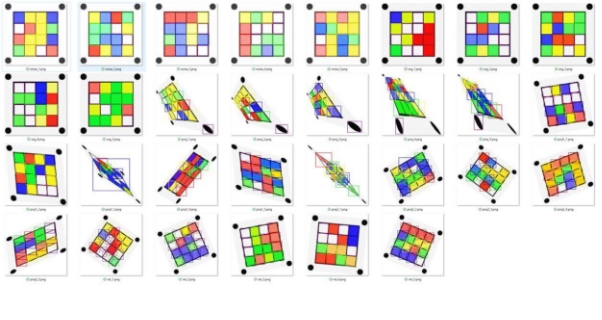
#> input picture Aspose.Words.4d50ca76-c514-47b1-82bc-c189bb4376f9.001.jpeg, 602 x 320 px; its folder holds only this picture in this run
$ python -i color_checker.py   (imports and definitions only)
#> lines starting #> are read from the running program, lines starting #| are printed output that depends on the picture; after the words box and inside, x2 and y2 are one past the last pixel; in counts of white or black regions, pixels touching at a corner belong together
import cv2
import numpy as np
import os

def colourMatrix(filename):
    original = cv2.imread(filename)
#> original is the input picture: shape (320, 602, 3); mean B, G, R 218.4, 226.3, 226.3
    imageFrame = cv2.imread(filename)

    hsvFrame = cv2.cvtColor(imageFrame, cv2.COLOR_BGR2HSV)
#> hsvFrame: shape (320, 602, 3); mean H, S, V 33.3, 29.8, 236.4

    #Red color boundries and mask
    red_lower1 = np.array([0, 50, 20], np.uint8)
    red_upper1 = np.array([10, 255, 255], np.uint8)
    red_lower2 = np.array([170, 50, 20], np.uint8)
    red_upper2 = np.array([180, 255, 255], np.uint8)
    red_mask1 = cv2.inRange(hsvFrame, red_lower1, red_upper1)
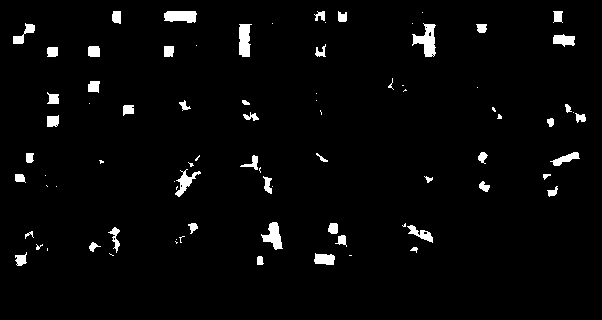
#> red_mask1: shape (320, 602); 2.9% white; 82 white regions (32 under 20 px), largest, box (x1, y1, x2, y2) and area: (412, 23, 436, 57) 427, (239, 24, 252, 57) 348, (164, 11, 197, 23) 333
    red_mask2 = cv2.inRange(hsvFrame, red_lower2, red_upper2)
#> red_mask2: shape (320, 602); 0.77% white in thin lines or dots, all inside (x1, y1, x2, y2) = (13, 11, 586, 267)
    red_mask = cv2.bitwise_or(red_mask1, red_mask2)
#> red_mask: shape (320, 602); 3.7% white; 70 white regions (19 under 20 px), largest, box (x1, y1, x2, y2) and area: (412, 22, 436, 57) 570, (239, 24, 252, 57) 403, (164, 11, 197, 24) 363

    #Green color boundries and mask
    green_lower = np.array([38, 50, 20], np.uint8)
    green_upper = np.array([70, 255, 255], np.uint8)
    green_mask = cv2.inRange(hsvFrame, green_lower, green_upper)
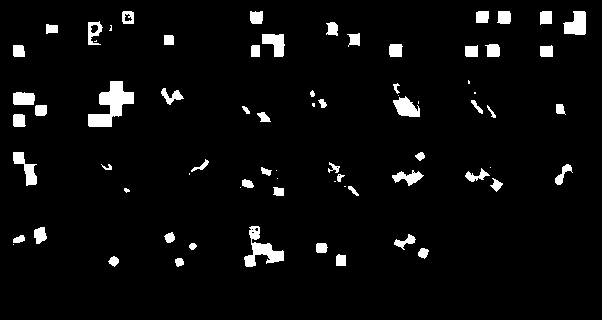
#> green_mask: shape (320, 602); 4.5% white; 73 white regions (15 under 20 px), largest, box (x1, y1, x2, y2) and area: (88, 81, 134, 127) 1027, (244, 226, 284, 267) 644, (563, 11, 586, 35) 408

    #Blue color boundries and mask
    blue_lower = np.array([98, 50, 20], np.uint8)
    blue_upper = np.array([125, 255, 255], np.uint8)
    blue_mask = cv2.inRange(hsvFrame, blue_lower, blue_upper)
#> blue_mask: shape (320, 602); 3.4% white; 60 white regions (12 under 20 px), largest, box (x1, y1, x2, y2) and area: (164, 24, 187, 57) 466, (100, 33, 123, 57) 364, (171, 237, 209, 263) 354

    #Yellow color boundries and mask
    yellow_lower = np.array([20, 50, 20], np.uint8)
    yellow_upper = np.array([35, 255, 255], np.uint8)
    yellow_mask = cv2.inRange(hsvFrame, yellow_lower, yellow_upper)
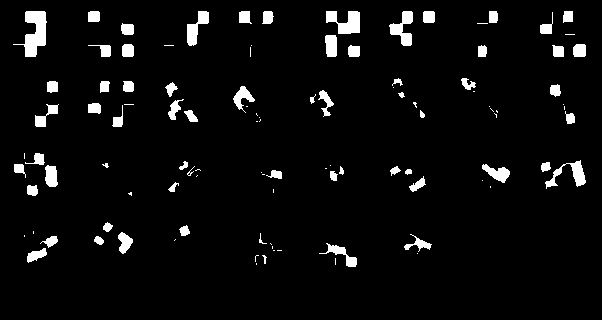
#> yellow_mask: shape (320, 602); 4.8% white; 106 white regions (43 under 20 px), largest, box (x1, y1, x2, y2) and area: (13, 11, 47, 57) 757, (326, 11, 360, 34) 502, (389, 11, 413, 46) 419

    #White color boundries and mask
    white_lower = np.array([0, 0, 239], np.uint8)
    white_upper = np.array([178, 52, 255], np.uint8)
    white_mask = cv2.inRange(hsvFrame, white_lower, white_upper)
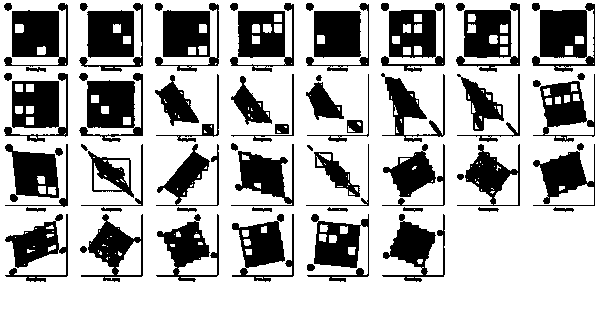
#> white_mask: shape (320, 602); 70.9% white; 72 black regions

    squares = []

    #Finding red coloured squares
    contours, hierarchy = cv2.findContours(red_mask, cv2.RETR_TREE, cv2.CHAIN_APPROX_SIMPLE)[-2:]
#> contours = 70 contours, 24 with area under 20; largest, box (x1, y1, x2, y2) and area: (412, 22, 436, 57) 516, (239, 24, 252, 57) 360, (164, 11, 197, 24) 321, (261, 222, 283, 250) 310, (400, 222, 435, 243) 262

    for pic, contour in enumerate(contours):
        area = cv2.contourArea(contour)
        if(area > 1200):
            x, y, w, h = cv2.boundingRect(contour)
            imageFrame = cv2.rectangle(imageFrame, (x, y), (x + w, y + h), (0, 0, 255), 2)
            square = ['r',x,y]
            squares.append(square)
#> this loop made 70 passes
#> area on passes 1, 3, 4, 6, 8, 9, 10, 11: 40, 175.5, 116.5, 25, 70, 40.5, 36.5, 191
#> after the loop, squares = []
            #cv2.putText(imageFrame, "Red", (x/2, y/2), cv2.FONT_HERSHEY_SIMPLEX, 1, (0, 0, 255), 2)


    #Finding green coloured squares
    contours, hierarchy = cv2.findContours(green_mask,cv2.RETR_TREE,cv2.CHAIN_APPROX_SIMPLE)[-2:]
#> contours = 81 contours, 24 with area under 20; largest, box (x1, y1, x2, y2) and area: (88, 81, 134, 127) 932, (244, 226, 284, 267) 562, (563, 11, 586, 35) 365, (393, 96, 420, 117) 316, (262, 34, 285, 57) 306

    for pic, contour in enumerate(contours):
        area = cv2.contourArea(contour)
        if(area > 900):
            x, y, w, h = cv2.boundingRect(contour)
            imageFrame = cv2.rectangle(imageFrame, (x, y),  (x + w, y + h),(0, 255, 0), 2)
            square = ['g',x,y]
            squares.append(square)
#> this loop made 81 passes
#> (area, x, y, w, h) on pass 58: (932, 88, 81, 46, 46)
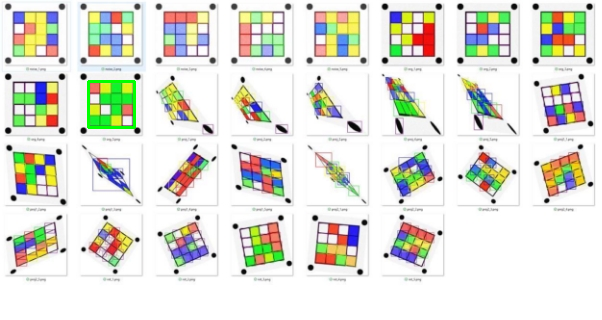
#> imageFrame: shape (320, 602, 3); 0.28% of pixels changed, all inside (x1, y1, x2, y2) = (87, 80, 136, 129)
#> after the loop, squares = [['g', 88, 81]]
            #cv2.putText(imageFrame, "Green Colour", (x, y),cv2.FONT_HERSHEY_SIMPLEX, 1.0, (0, 255, 0))


    #Finding blue coloured squares
    contours, hierarchy = cv2.findContours(blue_mask,cv2.RETR_TREE,cv2.CHAIN_APPROX_SIMPLE)[-2:]
#> contours = 63 contours, 16 with area under 20; largest, box (x1, y1, x2, y2) and area: (164, 24, 187, 57) 414, (100, 33, 123, 57) 324, (171, 237, 209, 263) 298, (92, 158, 129, 190) 266, (399, 157, 432, 175) 232
    for pic, contour in enumerate(contours):
        area = cv2.contourArea(contour)
        if(area > 300):
            x, y, w, h = cv2.boundingRect(contour)
            imageFrame = cv2.rectangle(imageFrame, (x, y), (x + w, y + h),(255,0,0), 2)
            square = ['b',x,y]
            squares.append(square)
#> this loop made 63 passes
#> (area, x, y, w, h) on passes 55, 58: (323.5, 100, 33, 23, 24), (414, 164, 24, 23, 33)
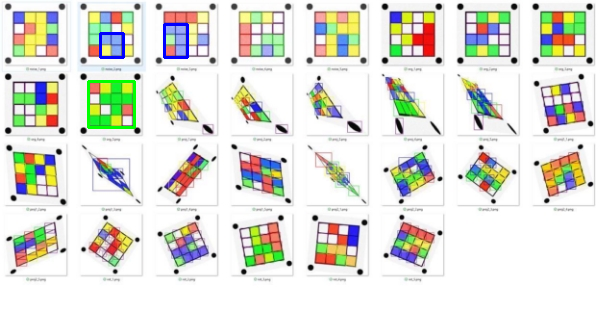
#> imageFrame: shape (320, 602, 3); 0.32% of pixels changed, all inside (x1, y1, x2, y2) = (99, 23, 189, 59)
#> after the loop, squares = [['g', 88, 81], ['b', 100, 33], ['b', 164, 24]]
            #cv2.putText(imageFrame, "Blue Colour", (x, y),cv2.FONT_HERSHEY_SIMPLEX,1.0, (255, 0, 0))

    #Finding yellow coloured squares
    contours, hierarchy = cv2.findContours(yellow_mask,cv2.RETR_TREE,cv2.CHAIN_APPROX_SIMPLE)[-2:]
#> contours = 107 contours, 51 with area under 20; largest, box (x1, y1, x2, y2) and area: (13, 11, 47, 57) 675, (326, 11, 360, 34) 438, (389, 11, 413, 46) 360, (545, 160, 586, 189) 326, (187, 11, 209, 46) 314
    for pic, contour in enumerate(contours):
        area = cv2.contourArea(contour)
        if(area > 300):
            x, y, w, h = cv2.boundingRect(contour)
            imageFrame = cv2.rectangle(imageFrame, (x, y), (x + w, y + h),(0,255,255), 2)
            square = ['y',x,y]
            squares.append(square)
#> this loop made 107 passes
#> (area, x, y, w, h) on passes 48, 101, 102, 105, 107: (325.5, 545, 160, 41, 29), (360, 389, 11, 24, 35), (438, 326, 11, 34, 23), (314.5, 187, 11, 22, 35), (675, 13, 11, 34, 46)
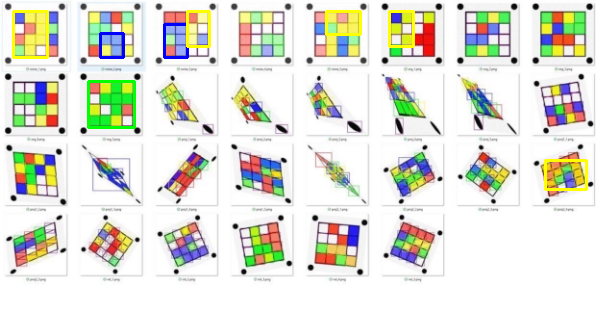
#> imageFrame: shape (320, 602, 3); 1% of pixels changed, all inside (x1, y1, x2, y2) = (12, 10, 588, 191)
#> after the loop, squares = [['g', 88, 81], ['b', 100, 33], ['b', 164, 24], ['y', 545, 160], ['y', 389, 11], ['y', 326, 11], ['y', 187, 11], ['y', 13, 11]]
            #cv2.putText(imageFrame, "Yellow Colour", (x, y),cv2.FONT_HERSHEY_SIMPLEX,1.0, (255, 0, 0))

    #Finding white coloured squares
    contours, hierarchy = cv2.findContours(white_mask,cv2.RETR_TREE,cv2.CHAIN_APPROX_SIMPLE)[-2:]
#> contours = 285 contours, 132 with area under 20; largest, box (x1, y1, x2, y2) and area: (0, 0, 602, 320) 191719, (80, 213, 144, 283) 2392, (463, 9, 513, 59) 2310, (86, 79, 136, 129) 2310, (539, 9, 588, 59) 2306
    for pic, contour in enumerate(contours):
        area = cv2.contourArea(contour)
        if(10000 > area > 3000):
            x, y, w, h = cv2.boundingRect(contour)
            imageFrame = cv2.rectangle(imageFrame, (x, y), (x + w, y + h),(139,0,139), 2)
            square = ['w',x,y]
            squares.append(square)
#> this loop made 285 passes
#> area on passes 2 to 4: 59, 46, 1947
            #cv2.putText(imageFrame, "White Colour", (x, y),cv2.FONT_HERSHEY_SIMPLEX,1.0, (255, 0, 0))

    i = 0
    A=[]
    while(i<4):
        c,x,y = 'x',square[1],square[2]
        for square in squares:
            if(square[1] > x and square[2] < y):
                c,x,y = square[0],square[1],square[2]
        A.append([c,x,y])
        i += 1
#> after the loop, A = [['x', 13, 11], ['x', 13, 11], ['x', 13, 11], ['x', 13, 11]]; i = 4

    print(filename + " " + str(A))
#| Aspose.Words.4d50ca76-c514-47b1-82bc-c189bb4376f9.001.jpeg [['x', 13, 11], ['x', 13, 11], ['x', 13, 11], ['x', 13, 11]]

    return imageFrame

    # [6 lines of commented-out code are left out]


testImages = 'images2/'
results = 'results/'
# [4 lines not run here, left out]

>>> result = colourMatrix('Aspose.Words.4d50ca76-c514-47b1-82bc-c189bb4376f9.001.jpeg')

$ run again, on Aspose.Words.4d50ca76-c514-47b1-82bc-c189bb4376f9.002.jpeg
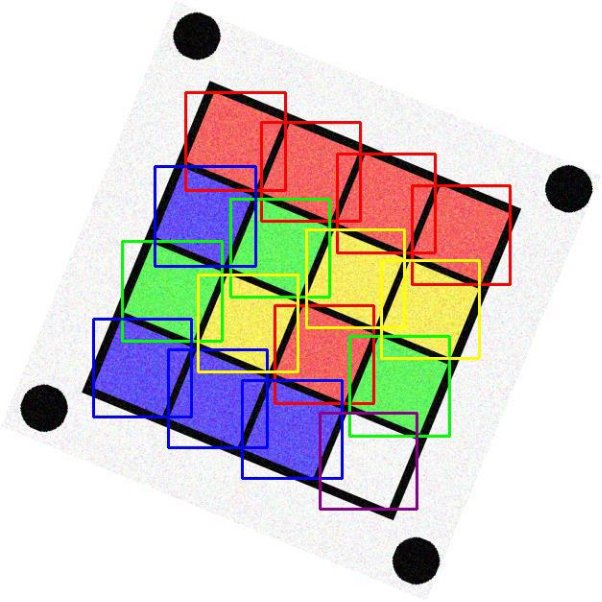
#> input picture Aspose.Words.4d50ca76-c514-47b1-82bc-c189bb4376f9.002.jpeg, 602 x 602 px
#> in colourMatrix, original is the input picture: shape (602, 602, 3); mean B, G, R 201.3, 204.7, 212
#> hsvFrame: shape (602, 602, 3); mean H, S, V 47.3, 55.5, 229.6
#> in colourMatrix, `red_mask1 = cv2.inRange(hsvFrame, red_lower1, red_upper1)`:
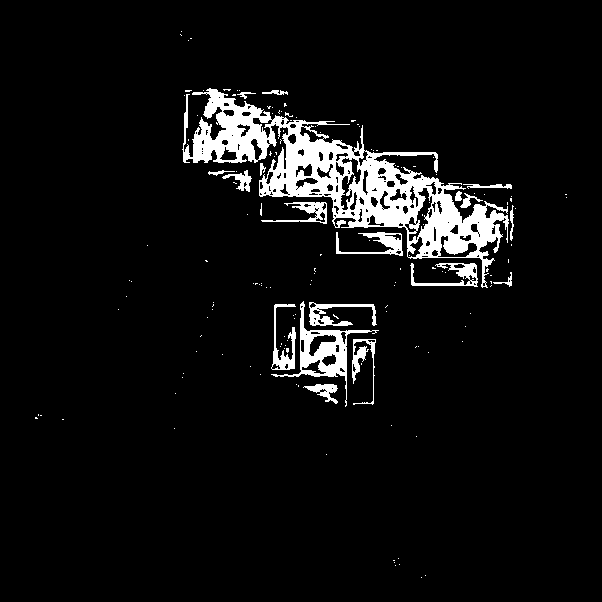
#> red_mask1: shape (602, 602); 6.3% white; 156 white regions (137 under 20 px), largest, box (x1, y1, x2, y2) and area: (182, 88, 509, 288) 16055, (271, 301, 379, 407) 1844, (309, 302, 377, 326) 602
#> red_mask2: shape (602, 602); 2.7% white; 322 white regions (213 under 20 px), largest, box (x1, y1, x2, y2) and area: (183, 139, 274, 180) 533, (485, 188, 513, 278) 401, (444, 189, 486, 223) 391
#> red_mask: shape (602, 602); 9% white; 147 white regions (135 under 20 px), largest, box (x1, y1, x2, y2) and area: (182, 88, 516, 289) 24277, (271, 301, 379, 407) 2591, (309, 302, 377, 326) 782
#> green_mask: shape (602, 602); 5.6% white; 122 white regions (112 under 20 px), largest, box (x1, y1, x2, y2) and area: (346, 333, 455, 439) 6391, (227, 196, 334, 301) 5711, (119, 237, 226, 349) 5214
#> blue_mask: shape (602, 602); 6.9% white; 177 white regions (170 under 20 px), largest, box (x1, y1, x2, y2) and area: (89, 310, 345, 483) 17079, (151, 163, 258, 271) 5374, (323, 415, 345, 480) 629
#> yellow_mask: shape (602, 602); 4.7% white; 171 white regions (158 under 20 px), largest, box (x1, y1, x2, y2) and area: (304, 228, 483, 363) 10407, (196, 272, 301, 374) 4056, (304, 247, 327, 296) 575
#> white_mask: shape (602, 602); 64.9% white; 1957 black regions (1952 under 20 px)
#> in colourMatrix, `contours, hierarchy = cv2.findContours(red_mask, cv2.RETR_TREE, cv2.CH..`: contours = 172 contours, 150 with area under 20; largest, box (x1, y1, x2, y2) and area: (182, 88, 516, 289) 27924, (271, 301, 379, 407) 2386, (483, 226, 509, 283) 732, (309, 123, 360, 149) 724, (380, 155, 434, 179) 705
#> the loop in colourMatrix, `for pic, contour in enumerate(contours):` made 172 passes
#> (area, x, y, w, h) on passes 82, 128: (2386, 271, 301, 108, 106), (27924, 182, 88, 334, 201)
#> after the loop in colourMatrix, `for pic, contour in enumerate(contours):`: squares = [['r', 271, 301], ['r', 182, 88]]
#> in colourMatrix, `contours, hierarchy = cv2.findContours(green_mask,cv2.RETR_TREE,cv2.CH..`: contours = 143 contours, 125 with area under 20; largest, box (x1, y1, x2, y2) and area: (346, 333, 455, 439) 8770, (227, 196, 334, 301) 8266, (119, 237, 226, 349) 6558, (350, 337, 378, 407) 1202, (258, 200, 329, 226) 1150
#> the loop in colourMatrix, `for pic, contour in enumerate(contours):` made 143 passes
#> (area, x, y, w, h) on passes 40, 57, 84, 99, 104, 107: (8769.5, 346, 333, 109, 106), (1201.5, 350, 337, 28, 70), (6558, 119, 237, 107, 112), (8266, 227, 196, 107, 105), (1022.5, 303, 227, 26, 70), (1150.5, 258, 200, 71, 26)
#> after the loop in colourMatrix, `for pic, contour in enumerate(contours):`: squares = [['r', 271, 301], ['r', 182, 88], ['g', 346, 333], ['g', 350, 337], ['g', 119, 237], ['g', 227, 196], ['g', 303, 227], ['g', 258, 200]]
#> in colourMatrix, `contours, hierarchy = cv2.findContours(blue_mask,cv2.RETR_TREE,cv2.CHA..`: contours = 263 contours, 221 with area under 20; largest, box (x1, y1, x2, y2) and area: (89, 310, 345, 483) 21161, (151, 163, 258, 271) 8378, (225, 196, 255, 266) 1400, (155, 238, 226, 266) 1286, (119, 319, 191, 345) 1140
#> the loop in colourMatrix, `for pic, contour in enumerate(contours):` made 263 passes
#> (area, x, y, w, h) on passes 22, 36, 46, 62, 65, 80, 115, 144: (497, 323, 415, 22, 65), (405.5, 277, 379, 48, 20), (556.5, 200, 346, 47, 24), (21161, 89, 310, 256, 173), (736, 243, 453, 55, 25), (732, 169, 422, 53, 25), (744, 94, 391, 54, 25), (722.5, 94, 320, 26, 47)
#> after the loop in colourMatrix, `for pic, contour in enumerate(contours):`: squares = 22 items, first 6: ['r', 271, 301], ['r', 182, 88], ['g', 346, 333], ['g', 350, 337], ['g', 119, 237], ['g', 227, 196]
#> in colourMatrix, `contours, hierarchy = cv2.findContours(yellow_mask,cv2.RETR_TREE,cv2.C..`: contours = 183 contours, 173 with area under 20; largest, box (x1, y1, x2, y2) and area: (304, 228, 483, 363) 13624, (196, 272, 301, 374) 3584, (307, 300, 380, 328) 1278, (334, 230, 405, 259) 1260, (409, 261, 479, 288) 1254
#> the loop in colourMatrix, `for pic, contour in enumerate(contours):` made 183 passes
#> (area, x, y, w, h) on passes 59, 77, 94, 97, 101, 111, 114, 119: (422.5, 404, 339, 44, 22), (433.5, 197, 297, 23, 43), (426.5, 232, 272, 45, 22), (3584, 196, 272, 105, 102), (501, 304, 247, 23, 49), (13624.5, 304, 228, 179, 135), (1277.5, 307, 300, 73, 28), (1254.5, 409, 261, 70, 27)
#> after the loop in colourMatrix, `for pic, contour in enumerate(contours):`: squares = 31 items, first 6: ['r', 271, 301], ['r', 182, 88], ['g', 346, 333], ['g', 350, 337], ['g', 119, 237], ['g', 227, 196]
#> in colourMatrix, `contours, hierarchy = cv2.findContours(white_mask,cv2.RETR_TREE,cv2.CH..`: contours = 2271 contours, 2243 with area under 20; largest, box (x1, y1, x2, y2) and area: (0, 0, 602, 602) 361201, (78, 79, 523, 523) 124550, (322, 418, 415, 507) 3638, (170, 9, 223, 64) 2003, (17, 381, 71, 435) 1994
#> the loop in colourMatrix, `for pic, contour in enumerate(contours):` made 2271 passes
#> (area, x, y, w, h) on pass 1851: (3638.5, 322, 418, 93, 89)
#> after the loop in colourMatrix, `for pic, contour in enumerate(contours):`:
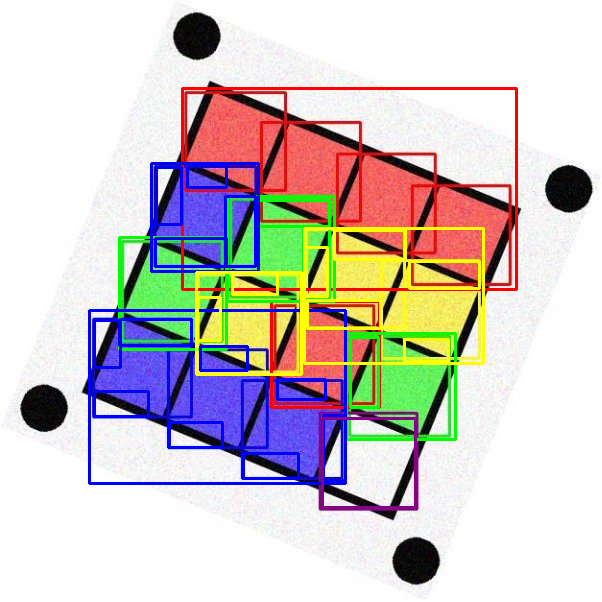
#> imageFrame: shape (602, 602, 3); mean B, G, R 199.1, 201.4, 209.1
#> after the loop in colourMatrix, `for pic, contour in enumerate(contours):`: squares = 32 items, first 6: ['r', 271, 301], ['r', 182, 88], ['g', 346, 333], ['g', 350, 337], ['g', 119, 237], ['g', 227, 196]
#> after the loop in colourMatrix, `while(i<4):`: A = [['y', 409, 261], ['y', 409, 261], ['y', 409, 261], ['y', 409, 261]]; i = 4
#| Aspose.Words.4d50ca76-c514-47b1-82bc-c189bb4376f9.002.jpeg [['y', 409, 261], ['y', 409, 261], ['y', 409, 261], ['y', 409, 261]]
